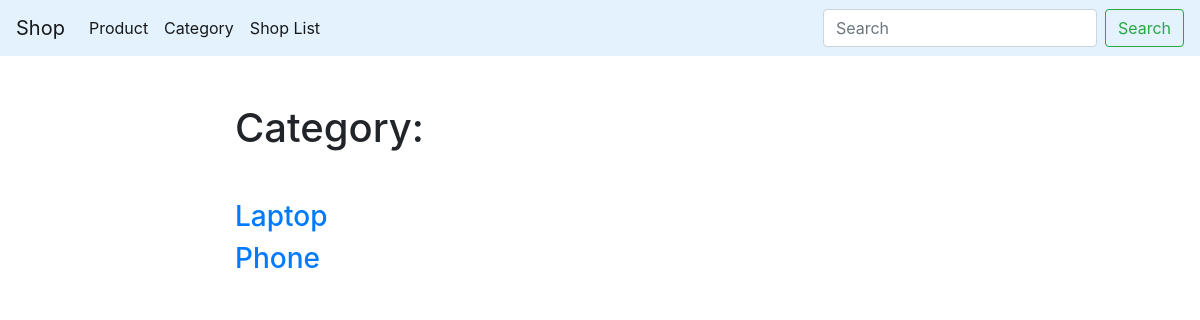
The app's page /category/, older data.
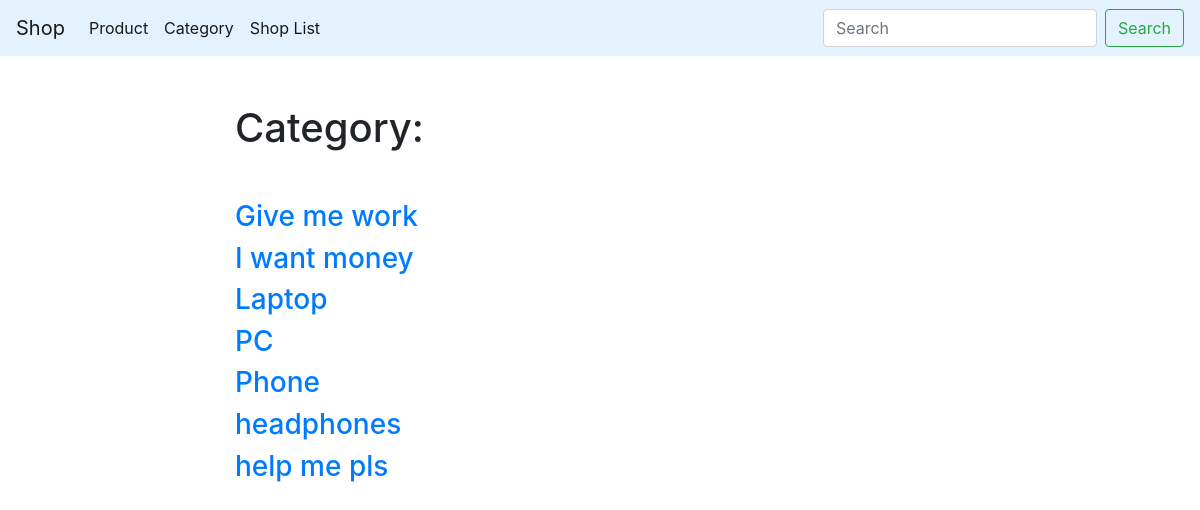
The same page, newer data.
### app/models.py (models this page shows, shortened)
class Category(models.Model):
    title = models.CharField(max_length=40)
    slug = models.SlugField(max_length=150, blank=True, unique=True)
    class Meta:
        ordering = ['title']

### app/views.py (the view)
# urls.py: path('category/', category_list, name='category_list_url'),
def category_list(request):
    categories = Category.objects.all()
    return render(request, 'app/category_list.html', context={'categories': categories})

### app/templates/app/category_list.html (shortened to what this page needs)
{% extends 'app/base_app.html' %}
{% block content %}
    <h1 class="mb-5">Category:</h1>
    {% for iter in categories %}
        <h3><a href="/category/{{ iter.slug }}/">{{ iter.title }}</a></h3>
    {% endfor %}
{% endblock %}

### app/templates/app/base_app.html
{% extends 'base.html' %}

### templates/base.html (shortened to what this page needs)
<!DOCTYPE html>
<html lang="en">
<head>
        <link rel="stylesheet" href="https://stackpath.bootstrapcdn.com/bootstrap/4.1.3/css/bootstrap.min.css">
</head>
<body>
    <nav class="navbar navbar-expand-lg navbar-light" style="background-color: #e3f2fd;">
        <a class="navbar-brand" href="{% url 'main_page_url' %}">Shop</a>
        <div class="collapse navbar-collapse" id="navbarSupportedContent">
            <ul class="navbar-nav mr-auto">
                <li class="nav-item active">
                    <a class="nav-link" href="{% url 'main_page_url' %}">Product</a>
                </li>
                <li class="nav-item active">
                    <a class="nav-link" href="{% url 'category_list_url' %}">Category</a>
                </li>
                <li class="nav-item active">
                    <a class="nav-link" href="{% url 'shop_base_url' %}">Shop List</a>
                </li>
            </ul>
            <form class="form-inline my-2 my-lg-0" action="{% url 'main_page_url' %}">
                <input class="form-control mr-sm-2" type="search" placeholder="Search" aria-label="Search" name="search">
                <button class="btn btn-outline-success my-2 my-sm-0" type="submit">Search</button>
            </form>
        </div>
    </nav>
    <div class="container mt-5">
        <div class="row">
            <div class="col-6 offset-md-2">
                {% block content %}{% endblock %}
            </div>
        </div>
    </div>
</body>
</html>

Row changes from the older to the newer data that the page shows:
added Category: title "Give me work"
added Category: title "I want money"
added Category: title "PC"
added Category: title "headphones"
added Category: title "help me pls"
